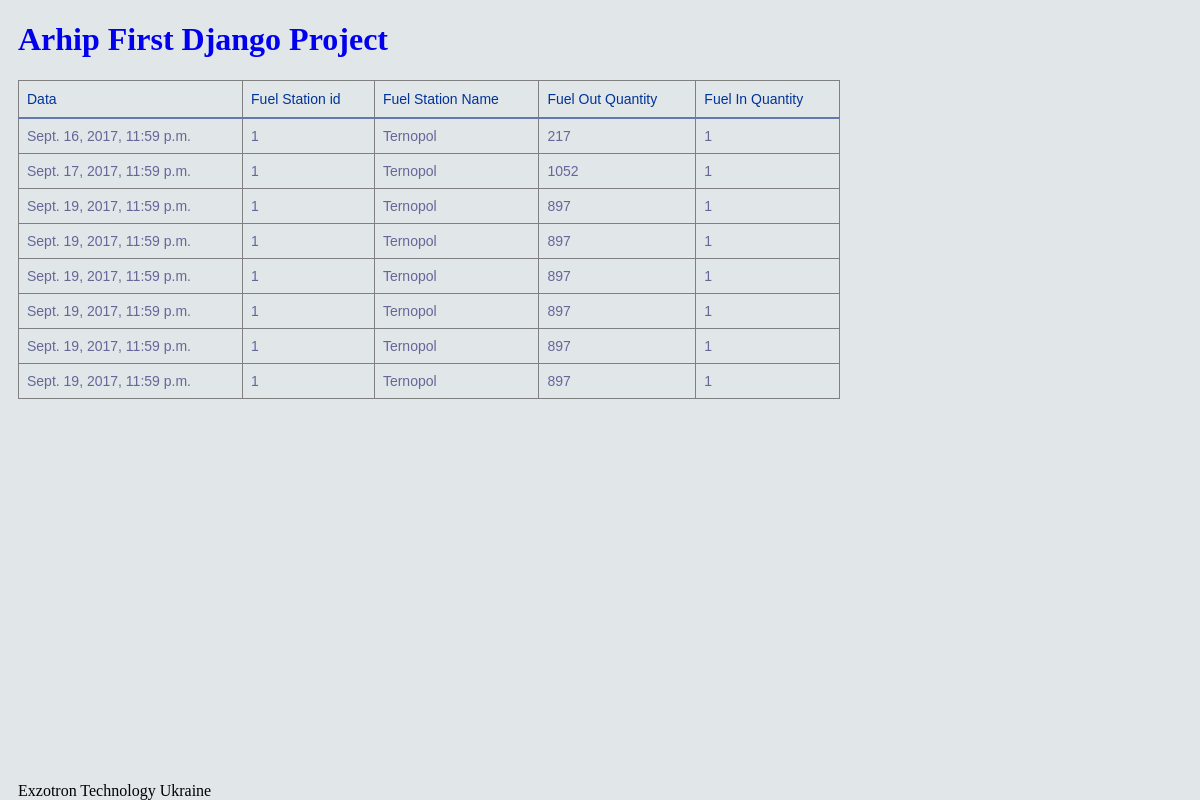
The page / on the database its author committed.
### fuel_out/models.py (models this page shows)
class FuelReports(models.Model):
    class Meta:
        db_table = 'report_days'
    fuel_data = models.DateTimeField(blank=True, null=True)
    fuel_number = models.IntegerField(default=0)
    fuel_trk_name = models.CharField(max_length=10)
    fuel_summary_out = models.IntegerField(default=0)
    fuel_summary_in = models.IntegerField(default=0)
    fuel_customer = models.ForeignKey(CustomerConfig)

### fuel_out/views.py (the view)
# urls.py: url(r'^$', views.main, name='report.html'),
def main(request):
    posts_time = FuelReports.objects.order_by('fuel_data')
    return render(request, 'fuel_out/report.html', {'posts': posts_time})

### fuel_out/templates/fuel_out/report.html
{% extends 'fuel_out/main.html' %}
{% load staticfiles %}
{% block content %}
 <div class="content">
        <div class="row">
            <div class="col-md-8">
                <table  border="1">
                    <tr>
                    <th >Data</th><th >Fuel Station id</th><th >Fuel Station Name</th>
                      <th > Fuel Out Quantity </th><th>Fuel In Quantity </th>
                    </tr>
                    {% for post in posts %}
                    <tr>
                         <td >{{post.fuel_data}}</td>
                        <td >{{post.fuel_number}}</td><td>{{post.fuel_trk_name}}</td>
                        <td>{{post.fuel_summary_out}}</td><td >{{post.fuel_summary_in}}</td>
                    </tr>
                    {% endfor %}
                </table>
            </div>
        </div>
 </div>
{% endblock content %}

### fuel_out/templates/fuel_out/main.html (shortened to what this page needs)
{% load staticfiles %}
<!DOCTYPE html>
<html lang="en">
<head>
    <link rel="stylesheet" href="{% static 'css/fuel_out.css' %}">
</head>
<body>
<div class="page-header">
        <h1><a href="/">Arhip First Django Project</a></h1>
    </div>
    {% block content %}
    {% endblock %}
<div class="footer">
    Exzotron Technology Ukraine
</div>
</body>
</html>

### fuel_out/static/css/fuel_out.css (style rules this page uses)
h1 { color: #8096E0; }
body { padding-left: 10px; background: #E1E6E8; }
.content { flex: 1 0 auto; }
table { font-family: "Lucida Sans Unicode", "Lucida Grande", Sans-Serif; font-size: 14px; max-width: 70%; width: 70%; border-collapse: collapse; text-align: left; }
th { font-weight: normal; color: #039; border-bottom: 2px solid #6678b1; padding: 10px 8px; }
td { color: #669; padding: 9px 8px; transition: .3s linear; }
a { text-decoration: none; }
.footer { position: absolute; bottom: 0; }

### rows shown on the page
FuelReports: fuel_data "Sept. 16, 2017, 11:59 p.m.", fuel_number "1", fuel_trk_name "Ternopol", fuel_summary_out "217", fuel_summary_in "1"
FuelReports: fuel_data "Sept. 17, 2017, 11:59 p.m.", fuel_number "1", fuel_trk_name "Ternopol", fuel_summary_out "1052", fuel_summary_in "1"
FuelReports: fuel_data "Sept. 19, 2017, 11:59 p.m.", fuel_number "1", fuel_trk_name "Ternopol", fuel_summary_out "897", fuel_summary_in "1"
FuelReports: fuel_data "Sept. 19, 2017, 11:59 p.m.", fuel_number "1", fuel_trk_name "Ternopol", fuel_summary_out "897", fuel_summary_in "1"
FuelReports: fuel_data "Sept. 19, 2017, 11:59 p.m.", fuel_number "1", fuel_trk_name "Ternopol", fuel_summary_out "897", fuel_summary_in "1"
FuelReports: fuel_data "Sept. 19, 2017, 11:59 p.m.", fuel_number "1", fuel_trk_name "Ternopol", fuel_summary_out "897", fuel_summary_in "1"
FuelReports: fuel_data "Sept. 19, 2017, 11:59 p.m.", fuel_number "1", fuel_trk_name "Ternopol", fuel_summary_out "897", fuel_summary_in "1"
FuelReports: fuel_data "Sept. 19, 2017, 11:59 p.m.", fuel_number "1", fuel_trk_name "Ternopol", fuel_summary_out "897", fuel_summary_in "1"
